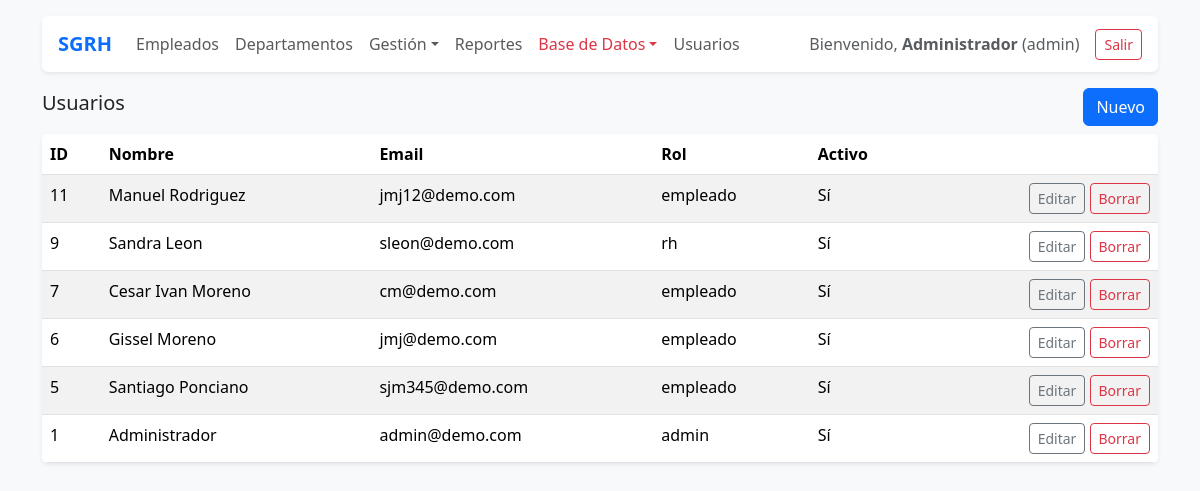
Page /public/?route=users (signed in) on the committed database.
### tables this page shows
CREATE TABLE `users` (
  `id` int(11) NOT NULL AUTO_INCREMENT,
  `name` varchar(100) NOT NULL,
  `email` varchar(150) NOT NULL,
  `password_hash` varchar(255) NOT NULL,
  `role` enum('admin','rh','empleado') NOT NULL DEFAULT 'empleado',
  `active` tinyint(1) NOT NULL DEFAULT 1,
  `created_at` timestamp NOT NULL DEFAULT current_timestamp(),
  `updated_at` timestamp NOT NULL DEFAULT current_timestamp() ON UPDATE current_timestamp(),
  `empleado_id` int(11) DEFAULT NULL,
  `must_change_password` tinyint(1) NOT NULL DEFAULT 1,
  PRIMARY KEY (`id`),
  UNIQUE KEY `email` (`email`)
);

### app/core/Controller.php (called while the page is built, shortened)
<?php
class Controller {
    protected function view(string $template, array $data = []) {
        extract($data);
        $viewPath = __DIR__ . '/../views/' . $template . '.php';
        include __DIR__ . '/../views/layout/header.php';
        include __DIR__ . '/../views/layout/nav.php';
        include $viewPath;
        include __DIR__ . '/../views/layout/footer.php';
    }
}

### app/controllers/UsersController.php (called while the page is built, shortened)
<?php
class UsersController extends Controller {
    public function index() {
        $users = User::all();
        $this->view('usuarios/index', compact('users'));
    }
}

### app/core/Auth.php (called while the page is built, shortened)
<?php
class Auth {
    public static function user() {
        return $_SESSION['user'] ?? null;
    }
}

### app/models/User.php (called while the page is built, shortened)
<?php
class User {
    public static function all() {
        $db = Database::getInstance();
        return $db->query("SELECT id,name,email,role,active,created_at FROM users ORDER BY id DESC")->fetchAll();
    }
}

### app/views/usuarios/index.php (the view, shortened to what this page needs)
<div class="d-flex justify-content-between align-items-center mb-2">
  <h5>Usuarios</h5>
  <a class="btn btn-primary" href="/SGRH_PHP_MVC/public/?route=users_create">Nuevo</a>
</div>
<div class="table-responsive bg-white rounded shadow-sm">
<table class="table table-striped m-0">
  <thead><tr><th>ID</th><th>Nombre</th><th>Email</th><th>Rol</th><th>Activo</th><th></th></tr></thead>
  <tbody>
    <?php foreach($users as $u): ?>
    <tr>
      <td><?= $u['id'] ?></td>
      <td><?= htmlspecialchars($u['name']) ?></td>
      <td><?= htmlspecialchars($u['email']) ?></td>
      <td><?= htmlspecialchars($u['role']) ?></td>
      <td><?= $u['active'] ? 'Sí' : 'No' ?></td>
      <td class="text-end">
        <a class="btn btn-sm btn-outline-secondary" href="/SGRH_PHP_MVC/public/?route=users_edit&id=<?= $u['id'] ?>">Editar</a>
        <form class="d-inline" method="post" action="/SGRH_PHP_MVC/public/?route=users_delete" onsubmit="return confirm('¿Eliminar?')">
          <button class="btn btn-sm btn-outline-danger">Borrar</button>
        </form>
      </td>
    </tr>
    <?php endforeach; ?>
  </tbody>
</table>
</div>

### app/views/layout/nav.php (shortened to what this page needs)
<?php
$u = Auth::user();
?>
<nav class="navbar navbar-expand-lg bg-white shadow-sm rounded mb-3 px-3 py-2">
  <?php if (!isset($_GET['route']) || $_GET['route'] !== 'login'): ?>
      <a class="navbar-brand fw-bold text-primary" href="/SGRH_PHP_MVC/public/?route=dashboard">
          <i class="fa-solid fa-briefcase"></i> SGRH
      </a>
  <?php endif; ?>
  <div class="collapse navbar-collapse" id="mainNav">
    <ul class="navbar-nav me-auto mb-2 mb-lg-0">
      <?php if ($u): ?>
        <?php if ($u['role'] === 'empleado'): ?>
          <li class="nav-item"><a class="nav-link" href="?route=panel_asistencia">Mi Asistencia</a></li>
          <li class="nav-item"><a class="nav-link" href="?route=panel_justificante">Mis Justificantes</a></li>
          <li class="nav-item"><a class="nav-link" href="?route=historial_justificantes">Historial</a></li>
        <?php else: ?>
          <li class="nav-item"><a class="nav-link" href="?route=empleados">Empleados</a></li>
          <li class="nav-item"><a class="nav-link" href="?route=departamentos">Departamentos</a></li>
          <li class="nav-item dropdown">
            <a class="nav-link dropdown-toggle" href="#" data-bs-toggle="dropdown">Gestión</a>
          </li>
          <li class="nav-item"><a class="nav-link" href="?route=reportes">Reportes</a></li>
          <?php if ($u['role'] === 'admin'): ?>
            <li class="nav-item dropdown">
              <a class="nav-link dropdown-toggle text-danger" href="#" data-bs-toggle="dropdown">Base de Datos</a>
            </li>
            <li class="nav-item"><a class="nav-link" href="?route=users">Usuarios</a></li>
          <?php endif; ?>
        <?php endif; ?>
      <?php endif; ?>
    </ul>
    <?php if ($u): ?>
      <span class="navbar-text me-3 text-muted">
        Bienvenido, <strong><?= htmlspecialchars($u['name']) ?></strong> (<?= $u['role'] ?>)
      </span>
      <a class="btn btn-outline-danger btn-sm" href="?route=logout">
        <i class="fa-solid fa-right-from-bracket"></i> Salir
      </a>
    <?php endif; ?>
  </div>
</nav>

### rows in the picture
users: name "Administrador", role "admin", id "1", email "admin@demo.com", active "Sí"
users: id "11", name "Manuel Rodriguez", email "jmj12@demo.com", role "empleado", active "Sí"
users: id "9", name "Sandra Leon", email "sleon@demo.com", role "rh", active "Sí"
users: id "7", name "Cesar Ivan Moreno", email "cm@demo.com", role "empleado", active "Sí"
users: id "6", name "Gissel Moreno", email "jmj@demo.com", role "empleado", active "Sí"
users: id "5", name "Santiago Ponciano", email "sjm345@demo.com", role "empleado", active "Sí"
